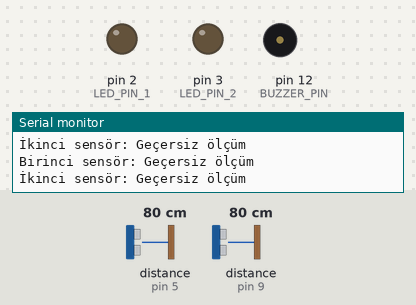
Recording of a sketch running on a simulated Arduino Uno, built with avr-gcc and run on an emulated ATmega328P. On the bench: output pins drawn as LEDs (lit = HIGH), buzzer (waves = sounding), the last lines printed to the serial monitor. Wiring (inferred from the names in the program): 2 × ultrasonic range finder: trigger pin 6, echo pin 5 / trigger pin 10, echo pin 9. The inputs (shaded band) are chosen by the test bench; at power-on: distance to the obstacle (sensors on pin 5, pin 9) 80 cm. The echo pulse lasts 58.3 µs per cm; pins used as bus, display or sensor lines are not drawn.

Above: at 1.3 s.
1.4 s: distance to the obstacle (sensor on pin 5) set to 72 cm
3.6 s: distance to the obstacle (sensor on pin 5) set to 66 cm
At 6.3 s:
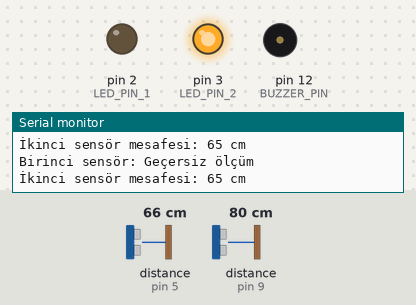
6.7 s: distance to the obstacle (sensor on pin 9) set to 74 cm
8.9 s: distance to the obstacle (sensor on pin 9) set to 67 cm
At 11.5 s:
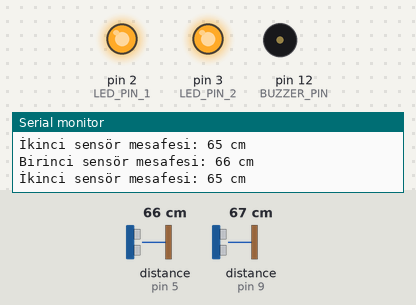
12.0 s: distance to the obstacle (sensor on pin 5) set to 120 cm
At 13.5 s:
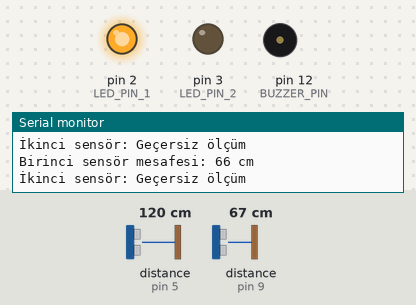
13.8 s: distance to the obstacle (sensor on pin 5) set to 2 cm
At 15.43 s:
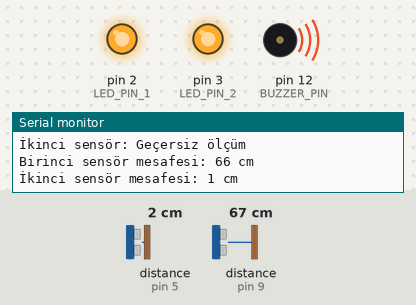
Timing chart, 0 to 17.0 s (numbered marks = the images above; inputs shaded):
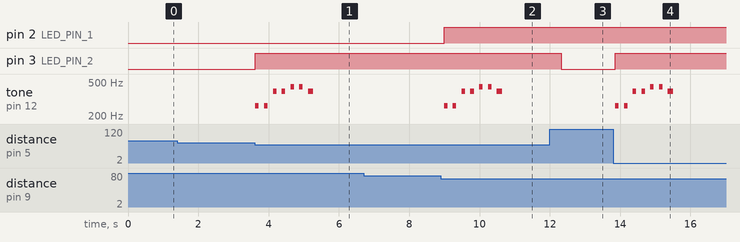

The sketch:

kediGor.ino
```cpp
#define TRIG_PIN_1 10 // Birinci sensör için trig pini
#define ECHO_PIN_1 9  // Birinci sensör için echo pini
#define TRIG_PIN_2 6  // İkinci sensör için trig pini
#define ECHO_PIN_2 5  // İkinci sensör için echo pini
#define LED_PIN_1 2   // Birinci pencere için LED pini
#define LED_PIN_2 3   // İkinci pencere için LED pini
#define BUZZER_PIN 12 // Buzzer için pin

const float THRESHOLD_PERCENT = 8.0; // Mesafe değişim eşiği (%8)
const long MAX_VALID_DISTANCE = 75;   // Maksimum geçerli mesafe (cm)
bool isAlertActive1 = false;          // Birinci sensör alarm durumu
bool isAlertActive2 = false;          // İkinci sensör alarm durumu

void setup() {
  pinMode(TRIG_PIN_1, OUTPUT);
  pinMode(ECHO_PIN_1, INPUT);
  pinMode(TRIG_PIN_2, OUTPUT);
  pinMode(ECHO_PIN_2, INPUT);
  pinMode(LED_PIN_1, OUTPUT);
  pinMode(LED_PIN_2, OUTPUT);
  pinMode(BUZZER_PIN, OUTPUT);

  Serial.begin(9600);
  Serial.println("Mesafe ölçümü başlıyor...");
}

void loop() {
  // Birinci sensör için mesafe ölçümü
  long currentDistance1 = getDistance(TRIG_PIN_1, ECHO_PIN_1);

  // Geçersiz ölçüm kontrolü - Birinci sensör
  if (currentDistance1 > MAX_VALID_DISTANCE || currentDistance1 == 0) {
    Serial.println("Birinci sensör: Geçersiz ölçüm");
    deactivateAlert(1);
  } else {
    Serial.print("Birinci sensör mesafesi: ");
    Serial.print(currentDistance1);
    Serial.println(" cm");

    if (isSignificantChange(MAX_VALID_DISTANCE, currentDistance1)) {
      activateAlert(1);
    } else {
      deactivateAlert(1);
    }
  }

  // İkinci sensör için mesafe ölçümü
  long currentDistance2 = getDistance(TRIG_PIN_2, ECHO_PIN_2);

  // Geçersiz ölçüm kontrolü - İkinci sensör
  if (currentDistance2 > MAX_VALID_DISTANCE || currentDistance2 == 0) {
    Serial.println("İkinci sensör: Geçersiz ölçüm");
    deactivateAlert(2);
  } else {
    Serial.print("İkinci sensör mesafesi: ");
    Serial.print(currentDistance2);
    Serial.println(" cm");

    if (isSignificantChange(MAX_VALID_DISTANCE, currentDistance2)) {
      activateAlert(2);
    } else {
      deactivateAlert(2);
    }
  }

  delay(500); // Ölçümler arasında kısa bekleme
}

// Mesafeyi ölçen fonksiyon
long getDistance(int trigPin, int echoPin) {
  digitalWrite(trigPin, LOW);
  delayMicroseconds(2);
  digitalWrite(trigPin, HIGH);
  delayMicroseconds(10);
  digitalWrite(trigPin, LOW);

  long duration = pulseIn(echoPin, HIGH);

  // Yankının ölçülmediği durumda sıfır döndür
  if (duration == 0) {
    return MAX_VALID_DISTANCE + 1; // Geçersiz mesafe
  }

  long distance = duration * 0.034 / 2; // Mesafe cm cinsinden
  return distance;
}

// Mesafe değişim kontrolü
bool isSignificantChange(long baseline, long current) {
  float changePercent = abs(baseline - current) / (float)baseline * 100;
  return changePercent > THRESHOLD_PERCENT;
}

// Melodi için tanımlama
void playMelody() {
  int melody[] = {262, 262, 392, 392, 440, 440, 392}; // C, C, G, G, A, A, G
  int durations[] = {100, 100, 100, 100, 100, 100, 150}; // Nota süreleri (ms)

  for (int i = 0; i < 7; i++) {
    tone(BUZZER_PIN, melody[i]);
    delay(durations[i]);
    noTone(BUZZER_PIN);
    delay(150); // Nota arası kısa duraklama
  }
}

// Uyarıyı etkinleştirme
void activateAlert(int sensor) {
  if (sensor == 1 && !isAlertActive1) {
    isAlertActive1 = true;
    digitalWrite(LED_PIN_1, HIGH); // Birinci LED yanar
    playMelody(); // Melodi çalar
  }
  if (sensor == 2 && !isAlertActive2) {
    isAlertActive2 = true;
    digitalWrite(LED_PIN_2, HIGH); // İkinci LED yanar
    playMelody(); // Melodi çalar
  }
}

// Uyarıyı devre dışı bırakma
void deactivateAlert(int sensor) {
  if (sensor == 1 && isAlertActive1) {
    isAlertActive1 = false;
    digitalWrite(LED_PIN_1, LOW); // Birinci LED söner
    noTone(BUZZER_PIN);
  }
  if (sensor == 2 && isAlertActive2) {
    isAlertActive2 = false;
    digitalWrite(LED_PIN_2, LOW); // İkinci LED söner
    noTone(BUZZER_PIN);
  }
}
```

Measured:
- the behaviour switches between 70 and 69 cm on distance to the obstacle (sensor on pin 5) (found by bisection; images 0 and 1)
- the behaviour switches between 70 and 69 cm on distance to the obstacle (sensor on pin 9) (found by bisection; images 1 and 2)
- after the input at 3.6 s, pin 3 (LED_PIN_2): LOW → HIGH at once; tone on pin 12 (BUZZER_PIN): plays 262 Hz for 0.10 s, 262 Hz for 0.10 s, 392 Hz for 0.10 s, 392 Hz for 0.10 s, 440 Hz for 0.10 s, 440 Hz for 0.10 s … (7 notes in this stretch), starting at once
- after the input at 8.9 s, pin 2 (LED_PIN_1): LOW → HIGH after 0.09 s; tone on pin 12 (BUZZER_PIN): plays 262 Hz for 0.10 s, 262 Hz for 0.10 s, 392 Hz for 0.10 s, 392 Hz for 0.10 s, 440 Hz for 0.10 s, 440 Hz for 0.10 s … (7 notes in this stretch), starting after 0.09 s
- after the input at 12.0 s, pin 3 (LED_PIN_2): HIGH → LOW after 0.33 s
- after the input at 13.8 s, pin 3 (LED_PIN_2): LOW → HIGH after 0.06 s; tone on pin 12 (BUZZER_PIN): plays 262 Hz for 0.10 s, 262 Hz for 0.10 s, 392 Hz for 0.10 s, 392 Hz for 0.10 s, 440 Hz for 0.10 s, 440 Hz for 0.10 s … (7 notes in this stretch), starting after 0.06 s
